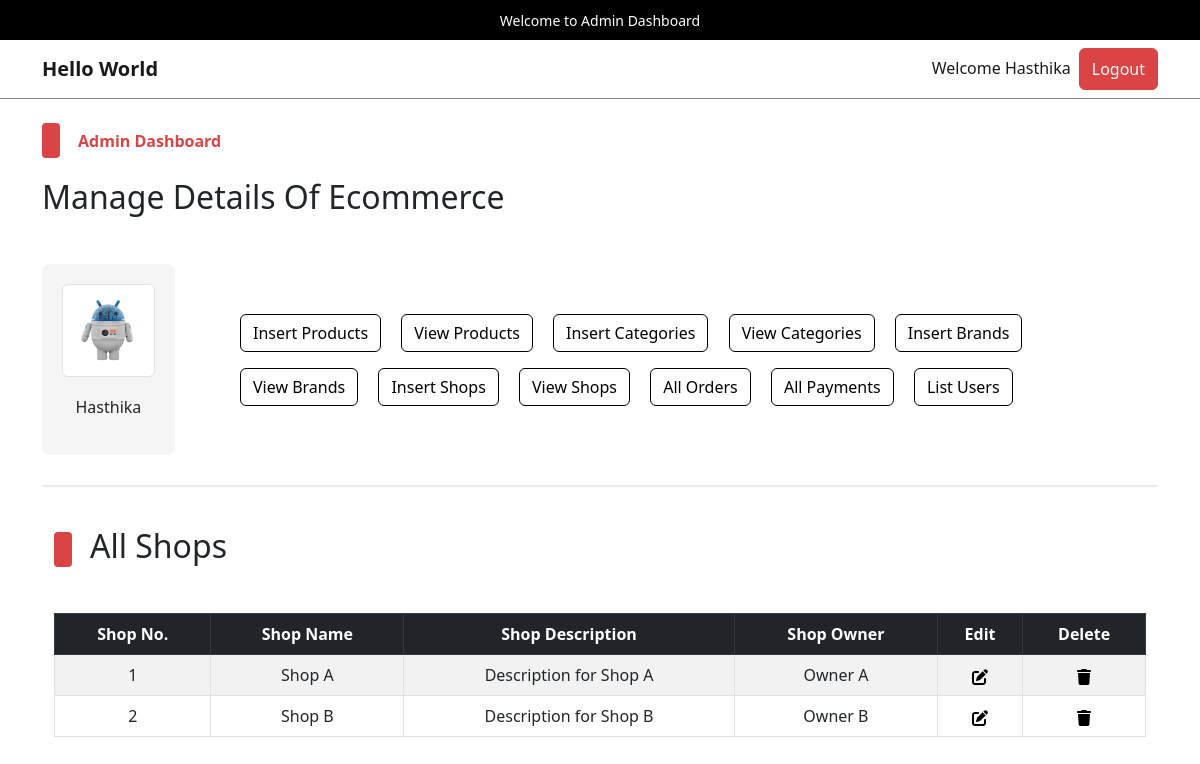
The page /admin/index.php?view_shops (signed in) on the database its author committed.
### tables this page shows
CREATE TABLE `admin_table` (
  `admin_id` int(11) NOT NULL,
  `admin_name` varchar(100) NOT NULL,
  `admin_email` varchar(200) NOT NULL,
  `admin_image` varchar(255) NOT NULL,
  `admin_password` varchar(255) NOT NULL
);

CREATE TABLE `shops` (
  `shop_id` int(11) NOT NULL,
  `shop_name` varchar(100) NOT NULL,
  `shop_description` varchar(255) NOT NULL,
  `shop_owner` varchar(100) NOT NULL
);

### admin/view_shops.php (the view, shortened to what this page needs)
<!DOCTYPE html>
<html lang="en">
<head>
</head>
<body>
    <div class="container">
        <div class="categ-header">
            <div class="sub-title">
                <span class="shape"></span>
                <h2>All Shops</h2>
            </div>
        </div>
        <div class="table-data">
            <table class="table table-bordered table-hover table-striped text-center">
                <thead class="table-dark">
                    <tr>
                        <th>Shop No.</th>
                        <th>Shop Name</th>
                        <th>Shop Description</th>
                        <th>Shop Owner</th>
                        <th>Edit</th>
                        <th>Delete</th>
                    </tr>
                </thead>
                <tbody>
                    <?php
                    $get_shop_query = "SELECT * FROM `shops`";
                    $get_shop_result = mysqli_query($con, $get_shop_query);
                    $id_number = 1;
                    while ($row_fetch_shops = mysqli_fetch_array($get_shop_result)) {
                        $shop_id = $row_fetch_shops['shop_id'];
                        $shop_name = $row_fetch_shops['shop_name'];
                        $shop_description = $row_fetch_shops['shop_description'];
                        $shop_owner = $row_fetch_shops['shop_owner'];
                        echo "
                            <tr>
                            <td>$id_number</td>
                            <td>$shop_name</td>
                            <td>$shop_description</td>
                            <td>$shop_owner</td>
                            <td>
                                <a href='index.php?edit_shop=$shop_id'>
                                </a>
                            </td>
                            <td>
                                <a href='index.php?delete_shop=$shop_id' data-bs-toggle='modal' data-bs-target='#deleteModal_$shop_id'>
                                </a>
                                <div class='modal fade' id='deleteModal_$shop_id' tabindex='-1' aria-labelledby='deleteModal_$shop_id.Label' aria-hidden='true'>
                                                            <a class='text-light' href='index.php?delete_shop=$shop_id'>
                                                                Delete $shop_name
                                                            </a>
                                </div>
                            </td>
                        </tr>
                            ";
                        $id_number++;
                    }
                    ?>
                </tbody>
            </table>
        </div>
    </div>
</body>
</html>

### admin/index.php (shortened to what this page needs)
<?php
    include('../functions/common_functions.php');
    if(isset($_SESSION['admin_username'])){
        $admin_name = $_SESSION['admin_username'];
        $get_admin_data = "SELECT * FROM `admin_table` WHERE admin_name = '$admin_name'";
        $get_admin_result = mysqli_query($con,$get_admin_data);
        $row_fetch_admin_data = mysqli_fetch_array($get_admin_result);
        $admin_name = $row_fetch_admin_data['admin_name'];
        $admin_image = $row_fetch_admin_data['admin_image'];
    }else{
        echo "<script>window.open('./admin_login.php','_self');</script>";
    }
?>
<!DOCTYPE html>
<html lang="en">
<head>
    <link rel="stylesheet" href="../assets/css/bootstrap.css" />
    <link rel="stylesheet" href="../assets/css/main.css" />
</head>
<body>
    <div class="upper-nav primary-bg p-2 px-3 text-center text-break">
        <span>Welcome to Admin Dashboard</span>
    </div>
    <nav class="navbar navbar-expand-lg navbar-light bg-light">
        <div class="container">
            <a class="navbar-brand fw-bold" href="#">Hello World</a>
            <div class="collapse navbar-collapse" id="navbarSupportedContentad">
                <ul class="navbar-nav ms-auto mb-2 mb-lg-0">
                    <li class="nav-item">
                        <a class="nav-link active" aria-current="page" href="#">Welcome <?php echo $admin_name;?></a>
                    </li>
                    <li class="nav-item">
                    <button class="btn btn-primary p-0 px-1">
                            <a href="./admin_logout.php" class="nav-link text-light">Logout</a>
                        </button>
                    </li>
                </ul>
            </div>
        </div>
    </nav>
    <div class="control">
        <div class="container pt-4 pb-0">
            <div class="categ-header">
                <div class="sub-title">
                    <span class="shape"></span>
                    <span class="title">Admin Dashboard</span>
                </div>
                <h2>Manage Details Of Ecommerce</h2>
            </div>
            <div class="row align-items-center">
                <div class="col-md-2">
                    <div class="admin-image">
                        <a href="./index.php"><img src="./admin_images/<?php echo $admin_image;?>" class="img-thumbnail" alt="Admin Photo"></a>
                        <p><?php echo $admin_name;?></p>
                    </div>
                </div>
                <div class="col-md-10">
                    <div class="buttons">
                        <button class="btn btn-outline-primary m-2">
                            <a href="./insert_product.php" class="nav-link">Insert Products</a>
                        </button>
                        <button class="btn btn-outline-primary m-2">
                            <a href="index.php?view_products" class="nav-link">View Products</a>
                        </button>
                        <button class="btn btn-outline-primary m-2">
                            <a href="index.php?insert_category" class="nav-link">Insert Categories</a>
                        </button>
                        <button class="btn btn-outline-primary m-2">
                            <a href="index.php?view_categories" class="nav-link">View Categories</a>
                        </button>
                        <button class="btn btn-outline-primary m-2">
                            <a href="index.php?insert_brand" class="nav-link">Insert Brands</a>
                        </button>
                        <button class="btn btn-outline-primary m-2">
                            <a href="index.php?view_brands" class="nav-link">View Brands</a>
                        </button>
                        <button class="btn btn-outline-primary m-2">
                            <a href="index.php?insert_shops" class="nav-link">Insert Shops</a>
                        </button>
                        <button class="btn btn-outline-primary m-2">
                            <a href="index.php?view_shops" class="nav-link">View Shops</a>
                        </button>
                        <button class="btn btn-outline-primary m-2">
                            <a href="index.php?list_orders" class="nav-link">All Orders</a>
                        </button>
                        <button class="btn btn-outline-primary m-2">
                            <a href="index.php?list_payments" class="nav-link">All Payments</a>
                        </button>
                        <button class="btn btn-outline-primary m-2">
                            <a href="index.php?list_users" class="nav-link">List Users</a>
                        </button>
                    </div>
                </div>
            </div>
        </div>
    </div>
    <div class="container">
        <div class="divider"></div>
    </div>
    <div class="change-page">
        <div class="container">
            <?php
            if(isset($_GET['view_shops'])){
                include('./view_shops.php');
            }
            ?>
        </div>
    </div>
</body>
</html>

### assets/css/main.css (style rules this page uses)
* { -webkit-box-sizing: border-box; -moz-box-sizing: border-box; box-sizing: border-box; margin: 0; padding: 0; }
html { scroll-behavior: smooth; }
a { text-decoration: none; color: #000000; cursor: pointer; }
button, input[type="submit"] { cursor: pointer; }
ul { list-style: none; }
.primary-bg { background-color: #000; }
.divider { background-color: #eaeaea; height: 1.5px; width: 100%; margin-top: 30px; margin-bottom: 40px; }
.container .categ-header { display: flex; flex-direction: column; gap: 20px; margin-bottom: 40px; }
.container .categ-header .sub-title { display: flex; flex-direction: row; gap: 18px; align-items: center; }
.container .categ-header .sub-title span:nth-of-type(1) { width: 18px; height: 35px; background-color: #DB4444; border-radius: 4px; -webkit-border-radius: 4px; -moz-border-radius: 4px; -ms-border-radius: 4px; -o-border-radius: 4px; }
.shape { display: inline-block; width: 18px; height: 35px; background-color: #DB4444; border-radius: 4px; -webkit-border-radius: 4px; -moz-border-radius: 4px; -ms-border-radius: 4px; -o-border-radius: 4px; }
.container .categ-header .sub-title span:nth-of-type(2) { color: #DB4444; font-weight: bold; }
.upper-nav span { color: #ffffff; font-size: 14px; }
.bg-light { background-color: #ffffff !important; border-bottom: 1px solid #7D8184; }
.control .container .row .admin-image { width: 80%; background-color: #F5F5F5; padding: 20px; display: flex; flex-direction: column; gap:18px; align-items: center; border-radius: 8px; -webkit-border-radius: 8px; -moz-border-radius: 8px; -ms-border-radius: 8px; -o-border-radius: 8px; }
.control .container .row .admin-image img { width: 100%; }
.control .container .row .buttons a.nav-link { transition: 0s; -webkit-transition: 0s; -moz-transition: 0s; -ms-transition: 0s; -o-transition: 0s; }
td { vertical-align: middle; }

### rows shown on the page
admin_table: admin_name "Hasthika", admin_image (picture)
shops: shop_name "Shop A", shop_description "Description for Shop A", shop_owner "Owner A"
shops: shop_name "Shop B", shop_description "Description for Shop B", shop_owner "Owner B"
